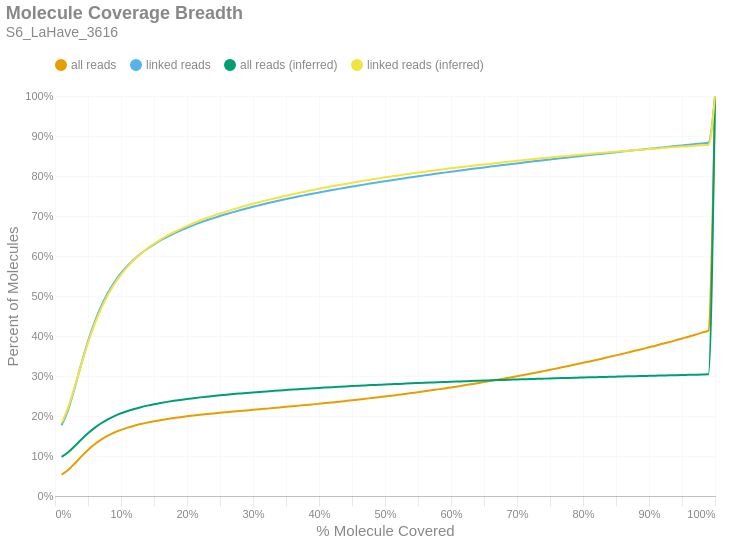

Source (notebook cell):
### Markdown cell above
### Molecule Read Coverage
This chart shows molecule coverage breadth as computed by the number of bases aligned to that molecule. In other words, "*how much of each unique long molecule is actually sequenced/aligned?*" Keep in mind there is a distinction between sequences and alignments, since some sequences belonging to a particular molecule may not align well and wouldn't appear in the alignment data. This chart also shows molecule coverage breadth as computed by the *inferred fragment* from which the aligned sequences originate. Unlike read coverage, this calculation takes into account the total insert size, including unsequenced gaps between the forward and reverse reads. Like the previous figures, these are cumulative percents.

### Code cell
if SKIPLR:
    print_html(f"Skipped")
else:
    binned_df = consolidated_hist(valids['coverage_bp'], mask, 0.01, True)
    binned_df_inf = consolidated_hist(valids['coverage_inserts'], mask, 0.01, True)
    binned_df = binned_df.with_columns(pl.lit(binned_df_inf['all reads (cumsum)']).alias('all reads (inferred)'))
    binned_df = binned_df.with_columns(pl.lit(binned_df_inf['linked reads (cumsum)']).alias('linked reads (inferred)'))
    binned_df = binned_df.with_columns(
        (pl.col('bin').cast(pl.Float64) + 0.01).alias('right_edge')
    )

    with SafeRender(binned_df):
        (
            density_plot(binned_df, 'Molecule Coverage Breadth', samplename, 'molcov', ['all reads (inferred)','linked reads (inferred)'])
            .encode(
                #x=alt.X('bin:Q', title="% Molecule Covered").axis(format = '%').scale(padding=0),
                x=alt.X('right_edge:Q', title="% Molecule Covered").axis(format='%').scale(padding=0),
                y=alt.Y('value:Q', title='Percent of Molecules')
                    .axis(format='%')
                    .stack(False)
                    .scale(domainMin=0, padding=0),
                color=alt.Color("key:N").scale(domain = ["all reads", "linked reads", "all reads (inferred)", "linked reads (inferred)"]),
                tooltip = [
                    alt.Tooltip("key:N", title = "Data Type"),
                    alt.Tooltip("range_label:N", title="% Molecule Covered"),
                    alt.Tooltip("value:Q", format = ".2%", title="% Molecules")
                ]
            )
        ).display()

### Figure 1 — Vega-Lite specification as saved in the notebook (floating-point values rounded to 4 significant figures)
{"width": "container", "height": 400, "config": {"title": {"anchor": "start", "dy": -15, "fontSize": 18, "color": "#888888", "subtitleColor": "#888888", "subtitleFontSize": 14}, "arc": {"fill": "#0072B2"}, "axis": {"domainColor": "#888888", "domainWidth": 0.5, "gridWidth": 0.2, "grid": false, "titleFontWeight": 400, "titleFontSize": 15, "labelFontSize": 11, "labelColor": "#888888", "tickColor": "#888888", "tickWidth": 0.2, "titleColor": "#888888"}, "axisBand": {"grid": false}, "axisX": {"grid": true, "tickSize": 10, "domainCap": "round"}, "axisY": {"domain": false, "grid": true, "tickSize": 0, "domainCap": "round"}, "background": "transparent", "header": {"labelFontSize": 15, "labelColor": "#888888", "titleFontSize": 15, "titleFontWeight": 600, "titleColor": "#888888"}, "legend": {"labelFont": "sans-serif", "labelFontSize": 12, "labelColor": "#888888", "symbolSize": 100, "symbolType": "circle", "titleFontSize": 12, "titlePadding": 10, "titleColor": "#888888", "title": null, "orient": "top"}, "range": {"category": ["#E69F00", "#56B4E9", "#009E73", "#F0E442", "#0072B2", "#D55E00", "#CC79A7", "#000000"], "diverging": ["#cfe8f3", "#a2d4ec", "#73bfe2", "#46abdb", "#1696d2", "#12719e"]}, "area": {"fill": "#0072B2", "fillOpacity": 0.7, "line": true, "strokeOpacity": 0.7}, "line": {"color": "#0072B2", "stroke": "#0072B2", "strokeWidth": 2}, "trail": {"color": "#0072B2", "stroke": "#0072B2", "strokeWidth": 0, "size": 1}, "point": {"filled": true, "fillOpacity": 1.0, "size": 95}, "text": {"color": "#888888", "fontSize": 11, "align": "right", "fontWeight": 400, "size": 11}, "bar": {"fill": "#0072B2", "stroke": null}, "view": {"stroke": null, "continuousWidth": 660, "continuousHeight": 400}}, "data": {"name": "data-287c2ee3c4f5974eea6f8bfc11428199"}, "mark": {"type": "line", "interpolate": "monotone", "point": {"opacity": 0, "size": 275}}, "encoding": {"color": {"field": "key", "scale": {"domain": ["all reads", "linked reads", "all reads (inferred)", "linked reads (inferred)"]}, "type": "nominal"}, "tooltip": [{"field": "key", "title": "Data Type", "type": "nominal"}, {"field": "range_label", "title": "% Molecule Covered", "type": "nominal"}, {"field": "value", "format": ".2%", "title": "% Molecules", "type": "quantitative"}], "x": {"axis": {"format": "%"}, "field": "right_edge", "scale": {"padding": 0}, "title": "% Molecule Covered", "type": "quantitative"}, "y": {"axis": {"format": "%"}, "field": "value", "scale": {"domainMin": 0, "padding": 0}, "stack": false, "title": "Percent of Molecules", "type": "quantitative"}}, "params": [{"name": "param_c36ac31b6afebe62", "select": {"type": "point", "fields": ["key"]}, "bind": "legend"}], "title": {"text": "Molecule Coverage Breadth", "subtitle": "S6_LaHave_3616"}, "transform": [{"fold": ["all reads (cumsum)", "linked reads (cumsum)", "all reads (inferred)", "linked reads (inferred)"]}, {"calculate": "replace(datum.key, ' (cumsum)', '')", "as": "key"}, {"filter": {"param": "param_c36ac31b6afebe62"}}], "usermeta": {"embedOptions": {"downloadFileName": "S6_LaHave_3616.molcov"}}, "$schema": "https://vega.github.io/schema/vega-lite/v6.1.0.json", "datasets": {"data-287c2ee3c4f5974eea6f8bfc11428199": [{"bin": "0.0", "interval": "0.0-0.01", "all reads": 0.05344, "linked reads": 0.1768, "all reads (cumsum)": 0.05344, "linked reads (cumsum)": 0.1768, "range_label": "0.0-0.01", "all reads (inferred)": 0.09765, "linked reads (inferred)": 0.1823, "right_edge": 0.01}, {"bin": "0.01", "interval": "0.01-0.02", "all reads": 0.01164, "linked reads": 0.03906, "all reads (cumsum)": 0.06508, "linked reads (cumsum)": 0.2159, "range_label": "0.01-0.02", "all reads (inferred)": 0.1094, "linked reads (inferred)": 0.2217, "right_edge": 0.02}, {"bin": "0.02", "interval": "0.02-0.03", "all reads": 0.01633, "linked reads": 0.05546, "all reads (cumsum)": 0.08141, "linked reads (cumsum)": 0.2714, "range_label": "0.02-0.03", "all reads (inferred)": 0.1248, "linked reads (inferred)": 0.2742, "right_edge": 0.03}, {"bin": "0.03", "interval": "0.03-0.04", "all reads": 0.01755, "linked reads": 0.05974, "all reads (cumsum)": 0.09897, "linked reads (cumsum)": 0.3311, "range_label": "0.03-0.04", "all reads (inferred)": 0.1412, "linked reads (inferred)": 0.3301, "right_edge": 0.04}, {"bin": "0.04", "interval": "0.04-0.05", "all reads": 0.01628, "linked reads": 0.05548, "all reads (cumsum)": 0.1152, "linked reads (cumsum)": 0.3866, "range_label": "0.04-0.05", "all reads (inferred)": 0.1567, "linked reads (inferred)": 0.383, "right_edge": 0.05}, {"bin": "0.05", "interval": "0.05-0.06", "all reads": 0.01405, "linked reads": 0.04786, "all reads (cumsum)": 0.1293, "linked reads (cumsum)": 0.4344, "range_label": "0.05-0.06", "all reads (inferred)": 0.1703, "linked reads (inferred)": 0.4295, "right_edge": 0.06}, {"bin": "0.06", "interval": "0.06-0.07", "all reads": 0.01174, "linked reads": 0.03996, "all reads (cumsum)": 0.141, "linked reads (cumsum)": 0.4744, "range_label": "0.06-0.07", "all reads (inferred)": 0.1819, "linked reads (inferred)": 0.469, "right_edge": 0.07}, {"bin": "0.07", "interval": "0.07-0.08", "all reads": 0.009659, "linked reads": 0.03289, "all reads (cumsum)": 0.1507, "linked reads (cumsum)": 0.5073, "range_label": "0.07-0.08", "all reads (inferred)": 0.1917, "linked reads (inferred)": 0.5024, "right_edge": 0.08}, {"bin": "0.08", "interval": "0.08-0.09", "all reads": 0.007979, "linked reads": 0.02712, "all reads (cumsum)": 0.1587, "linked reads (cumsum)": 0.5344, "range_label": "0.08-0.09", "all reads (inferred)": 0.1998, "linked reads (inferred)": 0.5301, "right_edge": 0.09}, {"bin": "0.09", "interval": "0.09-0.1", "all reads": 0.006654, "linked reads": 0.02258, "all reads (cumsum)": 0.1653, "linked reads (cumsum)": 0.557, "range_label": "0.09-0.1", "all reads (inferred)": 0.2067, "linked reads (inferred)": 0.5536, "right_edge": 0.1}, {"bin": "0.1", "interval": "0.1-0.11", "all reads": 0.005524, "linked reads": 0.0187, "all reads (cumsum)": 0.1708, "linked reads (cumsum)": 0.5757, "range_label": "0.1-0.11", "all reads (inferred)": 0.2126, "linked reads (inferred)": 0.5735, "right_edge": 0.11}, {"bin": "0.11", "interval": "0.11-0.12", "all reads": 0.004794, "linked reads": 0.01622, "all reads (cumsum)": 0.1756, "linked reads (cumsum)": 0.5919, "range_label": "0.11-0.12", "all reads (inferred)": 0.2176, "linked reads (inferred)": 0.5907, "right_edge": 0.12}, {"bin": "0.12", "interval": "0.12-0.13", "all reads": 0.004162, "linked reads": 0.01407, "all reads (cumsum)": 0.1798, "linked reads (cumsum)": 0.606, "range_label": "0.12-0.13", "all reads (inferred)": 0.2221, "linked reads (inferred)": 0.6057, "right_edge": 0.13}, {"bin": "0.13", "interval": "0.13-0.14", "all reads": 0.003644, "linked reads": 0.01228, "all reads (cumsum)": 0.1834, "linked reads (cumsum)": 0.6182, "range_label": "0.13-0.14", "all reads (inferred)": 0.2259, "linked reads (inferred)": 0.6188, "right_edge": 0.14}, {"bin": "0.14", "interval": "0.14-0.15", "all reads": 0.003231, "linked reads": 0.0109, "all reads (cumsum)": 0.1867, "linked reads (cumsum)": 0.6291, "range_label": "0.14-0.15", "all reads (inferred)": 0.2294, "linked reads (inferred)": 0.6306, "right_edge": 0.15}, {"bin": "0.15", "interval": "0.15-0.16", "all reads": 0.002952, "linked reads": 0.009904, "all reads (cumsum)": 0.1896, "linked reads (cumsum)": 0.6391, "range_label": "0.15-0.16", "all reads (inferred)": 0.2325, "linked reads (inferred)": 0.6411, "right_edge": 0.16}, {"bin": "0.16", "interval": "0.16-0.17", "all reads": 0.002673, "linked reads": 0.008962, "all reads (cumsum)": 0.1923, "linked reads (cumsum)": 0.648, "range_label": "0.16-0.17", "all reads (inferred)": 0.2353, "linked reads (inferred)": 0.6507, "right_edge": 0.17}, {"bin": "0.17", "interval": "0.17-0.18", "all reads": 0.00246, "linked reads": 0.008219, "all reads (cumsum)": 0.1948, "linked reads (cumsum)": 0.6562, "range_label": "0.17-0.18", "all reads (inferred)": 0.2379, "linked reads (inferred)": 0.6593, "right_edge": 0.18}, {"bin": "0.18", "interval": "0.18-0.19", "all reads": 0.002268, "linked reads": 0.007546, "all reads (cumsum)": 0.197, "linked reads (cumsum)": 0.6638, "range_label": "0.18-0.19", "all reads (inferred)": 0.2402, "linked reads (inferred)": 0.6673, "right_edge": 0.19}, {"bin": "0.19", "interval": "0.19-0.2", "all reads": 0.002081, "linked reads": 0.006921, "all reads (cumsum)": 0.1991, "linked reads (cumsum)": 0.6707, "range_label": "0.19-0.2", "all reads (inferred)": 0.2425, "linked reads (inferred)": 0.6748, "right_edge": 0.2}, {"bin": "0.2", "interval": "0.2-0.21", "all reads": 0.001987, "linked reads": 0.006558, "all reads (cumsum)": 0.2011, "linked reads (cumsum)": 0.6773, "range_label": "0.2-0.21", "all reads (inferred)": 0.2446, "linked reads (inferred)": 0.682, "right_edge": 0.21}, {"bin": "0.21", "interval": "0.21-0.22", "all reads": 0.001866, "linked reads": 0.006141, "all reads (cumsum)": 0.203, "linked reads (cumsum)": 0.6834, "range_label": "0.21-0.22", "all reads (inferred)": 0.2466, "linked reads (inferred)": 0.6886, "right_edge": 0.22}, {"bin": "0.22", "interval": "0.22-0.23", "all reads": 0.001783, "linked reads": 0.005842, "all reads (cumsum)": 0.2047, "linked reads (cumsum)": 0.6892, "range_label": "0.22-0.23", "all reads (inferred)": 0.2484, "linked reads (inferred)": 0.6948, "right_edge": 0.23}, {"bin": "0.23", "interval": "0.23-0.24", "all reads": 0.001705, "linked reads": 0.005547, "all reads (cumsum)": 0.2065, "linked reads (cumsum)": 0.6948, "range_label": "0.23-0.24", "all reads (inferred)": 0.2501, "linked reads (inferred)": 0.7006, "right_edge": 0.24}, {"bin": "0.24", "interval": "0.24-0.25", "all reads": 0.001637, "linked reads": 0.005309, "all reads (cumsum)": 0.2081, "linked reads (cumsum)": 0.7001, "range_label": "0.24-0.25", "all reads (inferred)": 0.2518, "linked reads (inferred)": 0.7062, "right_edge": 0.25}, {"bin": "0.25", "interval": "0.25-0.26", "all reads": 0.001527, "linked reads": 0.004899, "all reads (cumsum)": 0.2096, "linked reads (cumsum)": 0.705, "range_label": "0.25-0.26", "all reads (inferred)": 0.2533, "linked reads (inferred)": 0.7115, "right_edge": 0.26}, {"bin": "0.26", "interval": "0.26-0.27", "all reads": 0.001503, "linked reads": 0.004757, "all reads (cumsum)": 0.2111, "linked reads (cumsum)": 0.7098, "range_label": "0.26-0.27", "all reads (inferred)": 0.2548, "linked reads (inferred)": 0.7165, "right_edge": 0.27}, {"bin": "0.27", "interval": "0.27-0.28", "all reads": 0.001472, "linked reads": 0.004579, "all reads (cumsum)": 0.2126, "linked reads (cumsum)": 0.7143, "range_label": "0.27-0.28", "all reads (inferred)": 0.2563, "linked reads (inferred)": 0.7214, "right_edge": 0.28}, {"bin": "0.28", "interval": "0.28-0.29", "all reads": 0.001459, "linked reads": 0.004438, "all reads (cumsum)": 0.214, "linked reads (cumsum)": 0.7188, "range_label": "0.28-0.29", "all reads (inferred)": 0.2577, "linked reads (inferred)": 0.7261, "right_edge": 0.29}, {"bin": "0.29", "interval": "0.29-0.3", "all reads": 0.001476, "linked reads": 0.004326, "all reads (cumsum)": 0.2155, "linked reads (cumsum)": 0.7231, "range_label": "0.29-0.3", "all reads (inferred)": 0.259, "linked reads (inferred)": 0.7306, "right_edge": 0.3}, {"bin": "0.3", "interval": "0.3-0.31", "all reads": 0.001417, "linked reads": 0.004011, "all reads (cumsum)": 0.2169, "linked reads (cumsum)": 0.7271, "range_label": "0.3-0.31", "all reads (inferred)": 0.2603, "linked reads (inferred)": 0.7349, "right_edge": 0.31}, {"bin": "0.31", "interval": "0.31-0.32", "all reads": 0.001472, "linked reads": 0.003971, "all reads (cumsum)": 0.2184, "linked reads (cumsum)": 0.7311, "range_label": "0.31-0.32", "all reads (inferred)": 0.2615, "linked reads (inferred)": 0.739, "right_edge": 0.32}, {"bin": "0.32", "interval": "0.32-0.33", "all reads": 0.001479, "linked reads": 0.003872, "all reads (cumsum)": 0.2199, "linked reads (cumsum)": 0.7349, "range_label": "0.32-0.33", "all reads (inferred)": 0.2627, "linked reads (inferred)": 0.7431, "right_edge": 0.33}, {"bin": "0.33", "interval": "0.33-0.34", "all reads": 0.001463, "linked reads": 0.003682, "all reads (cumsum)": 0.2214, "linked reads (cumsum)": 0.7386, "range_label": "0.33-0.34", "all reads (inferred)": 0.2639, "linked reads (inferred)": 0.747, "right_edge": 0.34}, {"bin": "0.34", "interval": "0.34-0.35", "all reads": 0.001474, "linked reads": 0.003532, "all reads (cumsum)": 0.2228, "linked reads (cumsum)": 0.7422, "range_label": "0.34-0.35", "all reads (inferred)": 0.265, "linked reads (inferred)": 0.7507, "right_edge": 0.35}, {"bin": "0.35", "interval": "0.35-0.36", "all reads": 0.001535, "linked reads": 0.003513, "all reads (cumsum)": 0.2244, "linked reads (cumsum)": 0.7457, "range_label": "0.35-0.36", "all reads (inferred)": 0.2661, "linked reads (inferred)": 0.7544, "right_edge": 0.36}, {"bin": "0.36", "interval": "0.36-0.37", "all reads": 0.00157, "linked reads": 0.003448, "all reads (cumsum)": 0.2259, "linked reads (cumsum)": 0.7491, "range_label": "0.36-0.37", "all reads (inferred)": 0.2672, "linked reads (inferred)": 0.758, "right_edge": 0.37}, {"bin": "0.37", "interval": "0.37-0.38", "all reads": 0.001534, "linked reads": 0.003263, "all reads (cumsum)": 0.2275, "linked reads (cumsum)": 0.7524, "range_label": "0.37-0.38", "all reads (inferred)": 0.2682, "linked reads (inferred)": 0.7614, "right_edge": 0.38}, {"bin": "0.38", "interval": "0.38-0.39", "all reads": 0.001593, "linked reads": 0.003229, "all reads (cumsum)": 0.2291, "linked reads (cumsum)": 0.7556, "range_label": "0.38-0.39", "all reads (inferred)": 0.2692, "linked reads (inferred)": 0.7648, "right_edge": 0.39}, {"bin": "0.39", "interval": "0.39-0.4", "all reads": 0.001623, "linked reads": 0.003119, "all reads (cumsum)": 0.2307, "linked reads (cumsum)": 0.7587, "range_label": "0.39-0.4", "all reads (inferred)": 0.2702, "linked reads (inferred)": 0.7681, "right_edge": 0.4}, {"bin": "0.4", "interval": "0.4-0.41", "all reads": 0.001629, "linked reads": 0.003079, "all reads (cumsum)": 0.2323, "linked reads (cumsum)": 0.7618, "range_label": "0.4-0.41", "all reads (inferred)": 0.2711, "linked reads (inferred)": 0.7712, "right_edge": 0.41}, {"bin": "0.41", "interval": "0.41-0.42", "all reads": 0.001696, "linked reads": 0.003005, "all reads (cumsum)": 0.234, "linked reads (cumsum)": 0.7648, "range_label": "0.41-0.42", "all reads (inferred)": 0.2721, "linked reads (inferred)": 0.7743, "right_edge": 0.42}, {"bin": "0.42", "interval": "0.42-0.43", "all reads": 0.001722, "linked reads": 0.002958, "all reads (cumsum)": 0.2357, "linked reads (cumsum)": 0.7678, "range_label": "0.42-0.43", "all reads (inferred)": 0.273, "linked reads (inferred)": 0.7773, "right_edge": 0.43}, {"bin": "0.43", "interval": "0.43-0.44", "all reads": 0.001763, "linked reads": 0.002904, "all reads (cumsum)": 0.2375, "linked reads (cumsum)": 0.7707, "range_label": "0.43-0.44", "all reads (inferred)": 0.2738, "linked reads (inferred)": 0.7802, "right_edge": 0.44}, {"bin": "0.44", "interval": "0.44-0.45", "all reads": 0.001777, "linked reads": 0.002799, "all reads (cumsum)": 0.2393, "linked reads (cumsum)": 0.7735, "range_label": "0.44-0.45", "all reads (inferred)": 0.2747, "linked reads (inferred)": 0.7831, "right_edge": 0.45}, {"bin": "0.45", "interval": "0.45-0.46", "all reads": 0.001847, "linked reads": 0.002825, "all reads (cumsum)": 0.2411, "linked reads (cumsum)": 0.7763, "range_label": "0.45-0.46", "all reads (inferred)": 0.2756, "linked reads (inferred)": 0.786, "right_edge": 0.46}, {"bin": "0.46", "interval": "0.46-0.47", "all reads": 0.001868, "linked reads": 0.002731, "all reads (cumsum)": 0.243, "linked reads (cumsum)": 0.779, "range_label": "0.46-0.47", "all reads (inferred)": 0.2764, "linked reads (inferred)": 0.7887, "right_edge": 0.47}, {"bin": "0.47", "interval": "0.47-0.48", "all reads": 0.001929, "linked reads": 0.002677, "all reads (cumsum)": 0.2449, "linked reads (cumsum)": 0.7817, "range_label": "0.47-0.48", "all reads (inferred)": 0.2772, "linked reads (inferred)": 0.7914, "right_edge": 0.48}, {"bin": "0.48", "interval": "0.48-0.49", "all reads": 0.001898, "linked reads": 0.002613, "all reads (cumsum)": 0.2468, "linked reads (cumsum)": 0.7843, "range_label": "0.48-0.49", "all reads (inferred)": 0.278, "linked reads (inferred)": 0.794, "right_edge": 0.49}, {"bin": "0.49", "interval": "0.49-0.5", "all reads": 0.002125, "linked reads": 0.002674, "all reads (cumsum)": 0.2489, "linked reads (cumsum)": 0.787, "range_label": "0.49-0.5", "all reads (inferred)": 0.2788, "linked reads (inferred)": 0.7966, "right_edge": 0.5}, {"bin": "0.5", "interval": "0.5-0.51", "all reads": 0.00189, "linked reads": 0.002433, "all reads (cumsum)": 0.2508, "linked reads (cumsum)": 0.7894, "range_label": "0.5-0.51", "all reads (inferred)": 0.2795, "linked reads (inferred)": 0.799, "right_edge": 0.51}, {"bin": "0.51", "interval": "0.51-0.52", "all reads": 0.002165, "linked reads": 0.002581, "all reads (cumsum)": 0.253, "linked reads (cumsum)": 0.792, "range_label": "0.51-0.52", "all reads (inferred)": 0.2803, "linked reads (inferred)": 0.8015, "right_edge": 0.52}, {"bin": "0.52", "interval": "0.52-0.53", "all reads": 0.002117, "linked reads": 0.002446, "all reads (cumsum)": 0.2551, "linked reads (cumsum)": 0.7945, "range_label": "0.52-0.53", "all reads (inferred)": 0.281, "linked reads (inferred)": 0.8039, "right_edge": 0.53}, {"bin": "0.53", "interval": "0.53-0.54", "all reads": 0.002211, "linked reads": 0.002378, "all reads (cumsum)": 0.2573, "linked reads (cumsum)": 0.7968, "range_label": "0.53-0.54", "all reads (inferred)": 0.2817, "linked reads (inferred)": 0.8062, "right_edge": 0.54}, {"bin": "0.54", "interval": "0.54-0.55", "all reads": 0.002235, "linked reads": 0.002382, "all reads (cumsum)": 0.2596, "linked reads (cumsum)": 0.7992, "range_label": "0.54-0.55", "all reads (inferred)": 0.2824, "linked reads (inferred)": 0.8085, "right_edge": 0.55}, {"bin": "0.55", "interval": "0.55-0.56", "all reads": 0.002306, "linked reads": 0.002336, "all reads (cumsum)": 0.2619, "linked reads (cumsum)": 0.8016, "range_label": "0.55-0.56", "all reads (inferred)": 0.2831, "linked reads (inferred)": 0.8107, "right_edge": 0.56}, {"bin": "0.56", "interval": "0.56-0.57", "all reads": 0.002341, "linked reads": 0.002353, "all reads (cumsum)": 0.2642, "linked reads (cumsum)": 0.8039, "range_label": "0.56-0.57", "all reads (inferred)": 0.2837, "linked reads (inferred)": 0.8129, "right_edge": 0.57}, {"bin": "0.57", "interval": "0.57-0.58", "all reads": 0.002347, "linked reads": 0.002261, "all reads (cumsum)": 0.2666, "linked reads (cumsum)": 0.8062, "range_label": "0.57-0.58", "all reads (inferred)": 0.2844, "linked reads (inferred)": 0.8151, "right_edge": 0.58}, {"bin": "0.58", "interval": "0.58-0.59", "all reads": 0.002438, "linked reads": 0.002273, "all reads (cumsum)": 0.269, "linked reads (cumsum)": 0.8084, "range_label": "0.58-0.59", "all reads (inferred)": 0.285, "linked reads (inferred)": 0.8172, "right_edge": 0.59}, {"bin": "0.59", "interval": "0.59-0.6", "all reads": 0.002527, "linked reads": 0.002261, "all reads (cumsum)": 0.2715, "linked reads (cumsum)": 0.8107, "range_label": "0.59-0.6", "all reads (inferred)": 0.2856, "linked reads (inferred)": 0.8193, "right_edge": 0.6}, {"bin": "0.6", "interval": "0.6-0.61", "all reads": 0.00247, "linked reads": 0.002173, "all reads (cumsum)": 0.274, "linked reads (cumsum)": 0.8129, "range_label": "0.6-0.61", "all reads (inferred)": 0.2863, "linked reads (inferred)": 0.8213, "right_edge": 0.61}, {"bin": "0.61", "interval": "0.61-0.62", "all reads": 0.002625, "linked reads": 0.002182, "all reads (cumsum)": 0.2766, "linked reads (cumsum)": 0.8151, "range_label": "0.61-0.62", "all reads (inferred)": 0.2869, "linked reads (inferred)": 0.8232, "right_edge": 0.62}, {"bin": "0.62", "interval": "0.62-0.63", "all reads": 0.002668, "linked reads": 0.002165, "all reads (cumsum)": 0.2793, "linked reads (cumsum)": 0.8172, "range_label": "0.62-0.63", "all reads (inferred)": 0.2874, "linked reads (inferred)": 0.8252, "right_edge": 0.63}, {"bin": "0.63", "interval": "0.63-0.64", "all reads": 0.002755, "linked reads": 0.002131, "all reads (cumsum)": 0.282, "linked reads (cumsum)": 0.8194, "range_label": "0.63-0.64", "all reads (inferred)": 0.288, "linked reads (inferred)": 0.8271, "right_edge": 0.64}, {"bin": "0.64", "interval": "0.64-0.65", "all reads": 0.002722, "linked reads": 0.002077, "all reads (cumsum)": 0.2848, "linked reads (cumsum)": 0.8214, "range_label": "0.64-0.65", "all reads (inferred)": 0.2886, "linked reads (inferred)": 0.829, "right_edge": 0.65}, {"bin": "0.65", "interval": "0.65-0.66", "all reads": 0.002871, "linked reads": 0.002072, "all reads (cumsum)": 0.2876, "linked reads (cumsum)": 0.8235, "range_label": "0.65-0.66", "all reads (inferred)": 0.2892, "linked reads (inferred)": 0.8309, "right_edge": 0.66}, {"bin": "0.66", "interval": "0.66-0.67", "all reads": 0.002874, "linked reads": 0.002074, "all reads (cumsum)": 0.2905, "linked reads (cumsum)": 0.8256, "range_label": "0.66-0.67", "all reads (inferred)": 0.2897, "linked reads (inferred)": 0.8327, "right_edge": 0.67}, {"bin": "0.67", "interval": "0.67-0.68", "all reads": 0.002928, "linked reads": 0.001985, "all reads (cumsum)": 0.2934, "linked reads (cumsum)": 0.8276, "range_label": "0.67-0.68", "all reads (inferred)": 0.2903, "linked reads (inferred)": 0.8345, "right_edge": 0.68}, {"bin": "0.68", "interval": "0.68-0.69", "all reads": 0.002948, "linked reads": 0.00196, "all reads (cumsum)": 0.2964, "linked reads (cumsum)": 0.8295, "range_label": "0.68-0.69", "all reads (inferred)": 0.2908, "linked reads (inferred)": 0.8363, "right_edge": 0.69}, {"bin": "0.69", "interval": "0.69-0.7", "all reads": 0.003054, "linked reads": 0.001975, "all reads (cumsum)": 0.2994, "linked reads (cumsum)": 0.8315, "range_label": "0.69-0.7", "all reads (inferred)": 0.2914, "linked reads (inferred)": 0.8381, "right_edge": 0.7}, {"bin": "0.7", "interval": "0.7-0.71", "all reads": 0.003081, "linked reads": 0.002013, "all reads (cumsum)": 0.3025, "linked reads (cumsum)": 0.8335, "range_label": "0.7-0.71", "all reads (inferred)": 0.2919, "linked reads (inferred)": 0.8398, "right_edge": 0.71}, {"bin": "0.71", "interval": "0.71-0.72", "all reads": 0.003155, "linked reads": 0.002008, "all reads (cumsum)": 0.3057, "linked reads (cumsum)": 0.8355, "range_label": "0.71-0.72", "all reads (inferred)": 0.2924, "linked reads (inferred)": 0.8415, "right_edge": 0.72}, {"bin": "0.72", "interval": "0.72-0.73", "all reads": 0.003266, "linked reads": 0.001942, "all reads (cumsum)": 0.3089, "linked reads (cumsum)": 0.8375, "range_label": "0.72-0.73", "all reads (inferred)": 0.2929, "linked reads (inferred)": 0.8431, "right_edge": 0.73}, {"bin": "0.73", "interval": "0.73-0.74", "all reads": 0.003217, "linked reads": 0.001918, "all reads (cumsum)": 0.3122, "linked reads (cumsum)": 0.8394, "range_label": "0.73-0.74", "all reads (inferred)": 0.2934, "linked reads (inferred)": 0.8448, "right_edge": 0.74}, {"bin": "0.74", "interval": "0.74-0.75", "all reads": 0.00342, "linked reads": 0.001921, "all reads (cumsum)": 0.3156, "linked reads (cumsum)": 0.8413, "range_label": "0.74-0.75", "all reads (inferred)": 0.2939, "linked reads (inferred)": 0.8464, "right_edge": 0.75}, {"bin": "0.75", "interval": "0.75-0.76", "all reads": 0.003268, "linked reads": 0.00179, "all reads (cumsum)": 0.3188, "linked reads (cumsum)": 0.8431, "range_label": "0.75-0.76", "all reads (inferred)": 0.2944, "linked reads (inferred)": 0.8479, "right_edge": 0.76}, {"bin": "0.76", "interval": "0.76-0.77", "all reads": 0.003428, "linked reads": 0.001912, "all reads (cumsum)": 0.3223, "linked reads (cumsum)": 0.845, "range_label": "0.76-0.77", "all reads (inferred)": 0.2949, "linked reads (inferred)": 0.8494, "right_edge": 0.77}, {"bin": "0.77", "interval": "0.77-0.78", "all reads": 0.003476, "linked reads": 0.001826, "all reads (cumsum)": 0.3257, "linked reads (cumsum)": 0.8468, "range_label": "0.77-0.78", "all reads (inferred)": 0.2953, "linked reads (inferred)": 0.8509, "right_edge": 0.78}, {"bin": "0.78", "interval": "0.78-0.79", "all reads": 0.003503, "linked reads": 0.001811, "all reads (cumsum)": 0.3292, "linked reads (cumsum)": 0.8486, "range_label": "0.78-0.79", "all reads (inferred)": 0.2958, "linked reads (inferred)": 0.8524, "right_edge": 0.79}, {"bin": "0.79", "interval": "0.79-0.8", "all reads": 0.003754, "linked reads": 0.001919, "all reads (cumsum)": 0.333, "linked reads (cumsum)": 0.8506, "range_label": "0.79-0.8", "all reads (inferred)": 0.2962, "linked reads (inferred)": 0.8538, "right_edge": 0.8}, {"bin": "0.8", "interval": "0.8-0.81", "all reads": 0.003493, "linked reads": 0.001766, "all reads (cumsum)": 0.3365, "linked reads (cumsum)": 0.8523, "range_label": "0.8-0.81", "all reads (inferred)": 0.2967, "linked reads (inferred)": 0.8553, "right_edge": 0.81}, {"bin": "0.81", "interval": "0.81-0.82", "all reads": 0.003694, "linked reads": 0.001802, "all reads (cumsum)": 0.3402, "linked reads (cumsum)": 0.8541, "range_label": "0.81-0.82", "all reads (inferred)": 0.2971, "linked reads (inferred)": 0.8567, "right_edge": 0.82}, {"bin": "0.82", "interval": "0.82-0.83", "all reads": 0.003756, "linked reads": 0.001741, "all reads (cumsum)": 0.3439, "linked reads (cumsum)": 0.8559, "range_label": "0.82-0.83", "all reads (inferred)": 0.2975, "linked reads (inferred)": 0.8581, "right_edge": 0.83}, {"bin": "0.83", "interval": "0.83-0.84", "all reads": 0.003814, "linked reads": 0.001751, "all reads (cumsum)": 0.3478, "linked reads (cumsum)": 0.8576, "range_label": "0.83-0.84", "all reads (inferred)": 0.298, "linked reads (inferred)": 0.8595, "right_edge": 0.84}, {"bin": "0.84", "interval": "0.84-0.85", "all reads": 0.003794, "linked reads": 0.001749, "all reads (cumsum)": 0.3516, "linked reads (cumsum)": 0.8594, "range_label": "0.84-0.85", "all reads (inferred)": 0.2984, "linked reads (inferred)": 0.8608, "right_edge": 0.85}, {"bin": "0.85", "interval": "0.85-0.86", "all reads": 0.003931, "linked reads": 0.001784, "all reads (cumsum)": 0.3555, "linked reads (cumsum)": 0.8612, "range_label": "0.85-0.86", "all reads (inferred)": 0.2988, "linked reads (inferred)": 0.8621, "right_edge": 0.86}, {"bin": "0.86", "interval": "0.86-0.87", "all reads": 0.003954, "linked reads": 0.001782, "all reads (cumsum)": 0.3594, "linked reads (cumsum)": 0.8629, "range_label": "0.86-0.87", "all reads (inferred)": 0.2992, "linked reads (inferred)": 0.8634, "right_edge": 0.87}, {"bin": "0.87", "interval": "0.87-0.88", "all reads": 0.004101, "linked reads": 0.001743, "all reads (cumsum)": 0.3635, "linked reads (cumsum)": 0.8647, "range_label": "0.87-0.88", "all reads (inferred)": 0.2996, "linked reads (inferred)": 0.8647, "right_edge": 0.88}, {"bin": "0.88", "interval": "0.88-0.89", "all reads": 0.004022, "linked reads": 0.001709, "all reads (cumsum)": 0.3676, "linked reads (cumsum)": 0.8664, "range_label": "0.88-0.89", "all reads (inferred)": 0.3, "linked reads (inferred)": 0.8659, "right_edge": 0.89}, {"bin": "0.89", "interval": "0.89-0.9", "all reads": 0.004254, "linked reads": 0.001746, "all reads (cumsum)": 0.3718, "linked reads (cumsum)": 0.8681, "range_label": "0.89-0.9", "all reads (inferred)": 0.3004, "linked reads (inferred)": 0.8672, "right_edge": 0.9}, {"bin": "0.9", "interval": "0.9-0.91", "all reads": 0.004038, "linked reads": 0.001691, "all reads (cumsum)": 0.3759, "linked reads (cumsum)": 0.8698, "range_label": "0.9-0.91", "all reads (inferred)": 0.3008, "linked reads (inferred)": 0.8685, "right_edge": 0.91}, {"bin": "0.91", "interval": "0.91-0.92", "all reads": 0.004608, "linked reads": 0.001674, "all reads (cumsum)": 0.3805, "linked reads (cumsum)": 0.8715, "range_label": "0.91-0.92", "all reads (inferred)": 0.3012, "linked reads (inferred)": 0.8697, "right_edge": 0.92}, {"bin": "0.92", "interval": "0.92-0.93", "all reads": 0.004099, "linked reads": 0.001697, "all reads (cumsum)": 0.3846, "linked reads (cumsum)": 0.8732, "range_label": "0.92-0.93", "all reads (inferred)": 0.3016, "linked reads (inferred)": 0.871, "right_edge": 0.93}, {"bin": "0.93", "interval": "0.93-0.94", "all reads": 0.004484, "linked reads": 0.001694, "all reads (cumsum)": 0.389, "linked reads (cumsum)": 0.8749, "range_label": "0.93-0.94", "all reads (inferred)": 0.302, "linked reads (inferred)": 0.8722, "right_edge": 0.94}, {"bin": "0.94", "interval": "0.94-0.95", "all reads": 0.004857, "linked reads": 0.001636, "all reads (cumsum)": 0.3939, "linked reads (cumsum)": 0.8765, "range_label": "0.94-0.95", "all reads (inferred)": 0.3024, "linked reads (inferred)": 0.8735, "right_edge": 0.95}, {"bin": "0.95", "interval": "0.95-0.96", "all reads": 0.004235, "linked reads": 0.001701, "all reads (cumsum)": 0.3981, "linked reads (cumsum)": 0.8782, "range_label": "0.95-0.96", "all reads (inferred)": 0.3028, "linked reads (inferred)": 0.8747, "right_edge": 0.96}, {"bin": "0.96", "interval": "0.96-0.97", "all reads": 0.004929, "linked reads": 0.001638, "all reads (cumsum)": 0.4031, "linked reads (cumsum)": 0.8799, "range_label": "0.96-0.97", "all reads (inferred)": 0.3033, "linked reads (inferred)": 0.8759, "right_edge": 0.97}, {"bin": "0.97", "interval": "0.97-0.98", "all reads": 0.005456, "linked reads": 0.001623, "all reads (cumsum)": 0.4085, "linked reads (cumsum)": 0.8815, "range_label": "0.97-0.98", "all reads (inferred)": 0.3037, "linked reads (inferred)": 0.8771, "right_edge": 0.98}, {"bin": "0.98", "interval": "0.98-0.99", "all reads": 0.005147, "linked reads": 0.001744, "all reads (cumsum)": 0.4137, "linked reads (cumsum)": 0.8832, "range_label": "0.98-0.99", "all reads (inferred)": 0.3041, "linked reads (inferred)": 0.8778, "right_edge": 0.99}, {"bin": "0.99", "interval": "0.99-1.0", "all reads": 0.5863, "linked reads": 0.1168, "all reads (cumsum)": 1.0, "linked reads (cumsum)": 1.0, "range_label": "0.99-1.0", "all reads (inferred)": 1.0, "linked reads (inferred)": 1.0, "right_edge": 1.0}]}}
